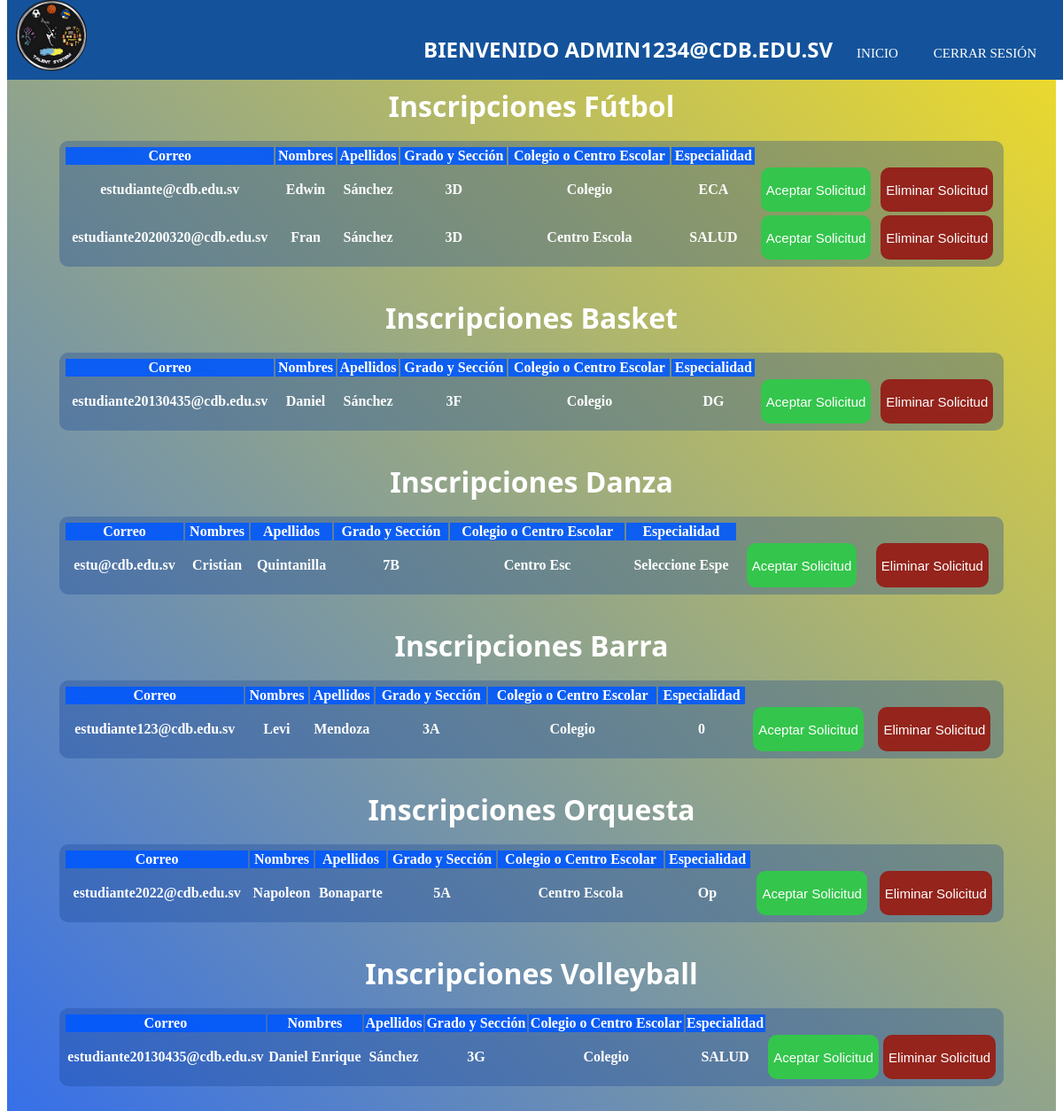
/vista/indexMast.php (signed in), run on the app's committed database.
### tables this page shows
CREATE TABLE `formfut` (
  `correo` varchar(30) NOT NULL,
  `nombres` varchar(20) NOT NULL,
  `apellidos` varchar(20) NOT NULL,
  `gradSec` varchar(5) NOT NULL,
  `colEsc` varchar(13) NOT NULL,
  `especialidad` varchar(15) NOT NULL
);

CREATE TABLE `formbasket` (
  `correo` varchar(30) NOT NULL,
  `nombres` varchar(20) NOT NULL,
  `apellidos` varchar(20) NOT NULL,
  `gradSec` varchar(5) NOT NULL,
  `colEsc` varchar(13) NOT NULL,
  `especialidad` varchar(15) NOT NULL
);

CREATE TABLE `formdanza` (
  `correo` varchar(30) NOT NULL,
  `nombres` varchar(20) NOT NULL,
  `apellidos` varchar(20) NOT NULL,
  `gradSec` varchar(5) NOT NULL,
  `colEsc` varchar(10) NOT NULL,
  `especialidad` varchar(15) NOT NULL
);

CREATE TABLE `formbarra` (
  `correo` varchar(30) NOT NULL,
  `nombres` varchar(20) NOT NULL,
  `apellidos` varchar(20) NOT NULL,
  `gradSec` varchar(5) NOT NULL,
  `colEsc` varchar(13) NOT NULL,
  `especialidad` int(15) NOT NULL
);

CREATE TABLE `formorqst` (
  `correo` varchar(30) NOT NULL,
  `nombres` varchar(20) NOT NULL,
  `apellidos` varchar(20) NOT NULL,
  `gradSec` varchar(5) NOT NULL,
  `colEsc` varchar(13) NOT NULL,
  `especialidad` varchar(15) NOT NULL
);

CREATE TABLE `formvoley` (
  `correo` varchar(30) NOT NULL,
  `nombres` varchar(20) NOT NULL,
  `apellidos` varchar(20) NOT NULL,
  `gradSec` varchar(5) NOT NULL,
  `colEsc` varchar(13) NOT NULL,
  `especialidad` varchar(15) NOT NULL
);

### vista/indexMast.php (the view, shortened to what this page needs)
<?php
    $usuMast = $_SESSION['user'];
    include("../modelo/conect.php");
?>
<!DOCTYPE html>
<html lang="en">
<head>
    <link rel="stylesheet" href="../css/tablas.css">
    <link rel="stylesheet" type="text/css" href="../css/menu2.css">
</head>
<body>
    <header>
    <nav id="menu">
                <img src="../imagenes/LOGO PRIN.png" alt="" class="logo">
                <ul class="lista">
				<li><center><h1>Bienvenido <?php echo "$usuMast" ?></h1></li></center>
                    <li><a class="active" href="#">Inicio</a></li>
          			<li><a href="../controlador/salirMast.php">Cerrar sesión</a></li>
                </ul>
</nav>
</header>
<div id="background">
<div class="container">
    <br><br><br><br><br>
    <table class="table1">
        <thead>
                <center><h1>Inscripciones Fútbol</h1></center>
                <br>
            <tr>
                <th>Correo</th>
                <th>Nombres</th>
                <th>Apellidos</th>
                <th>Grado y Sección</th>
                <th>Colegio o Centro Escolar</th>
                <th>Especialidad</th>
            </tr>
        </thead>
        <tbody>
            <?php
                $sql= "SELECT * FROM formfut";
                $query = mysqli_query ( $conexion,$sql );
                while ($row=mysqli_fetch_array($query) ){
            ?>
            <div class="scroll">
            <tr>
                <th> <?php echo $row ["correo"] ?> </th>
                <th> <?php echo $row ["nombres"] ?> </th>
                <th> <?php echo $row ["apellidos"] ?> </th>
                <th> <?php echo $row ["gradSec"] ?> </th>
                <th> <?php echo $row ["colEsc"] ?> </th>
                <th> <?php echo $row ["especialidad"] ?> </th>
                <th><button class="btn btn-primary" ><a href="../controlador/correoFut.php?correo=<?php echo $row['correo']?>">Aceptar Solicitud</a></button></th>
                <th><button class="btn2 btn-primary"><a href="../controlador/elimFut.php?correo=<?php echo $row['correo']?>">Eliminar Solicitud</a></button></th>
            </tr>
            </div>
             <?php
             }?>
        </tbody>
    </table>
    <br><br>
    <table class="table2">
        <thead>
                <center><h1>Inscripciones Basket</h1></center>
                <br>
            <tr>
                <th>Correo</th>
                <th>Nombres</th>
                <th>Apellidos</th>
                <th>Grado y Sección</th>
                <th>Colegio o Centro Escolar</th>
                <th>Especialidad</th>
            </tr>
        </thead>
        <tbody>
            <?php
                $sql= "SELECT * FROM formbasket";
                $query = mysqli_query ( $conexion,$sql );
                while ($row=mysqli_fetch_array($query) ){
            ?>
            <div class="scroll">
            <tr>
                <th> <?php echo $row ["correo"] ?> </th>
                <th> <?php echo $row ["nombres"] ?> </th>
                <th> <?php echo $row ["apellidos"] ?> </th>
                <th> <?php echo $row ["gradSec"] ?> </th>
                <th> <?php echo $row ["colEsc"] ?> </th>
                <th> <?php echo $row ["especialidad"] ?> </th>
                <th><button class="btn btn-primary"><a href="../controlador/correoBasket.php?correo=<?php echo $row['correo']?>">Aceptar Solicitud</a></button></th>
                <th><button class="btn2 btn-primary"><a href="../controlador/elimbasket.php?correo=<?php echo $row['correo']?>">Eliminar Solicitud</a></button></th>
            </tr>
            </div>
             <?php
             }?>
        </tbody>
    </table>
    <br><br>
    <table class="table3">
        <thead>
                <center><h1>Inscripciones Danza</h1></center>
                <br>
            <tr>
                <th>Correo</th>
                <th>Nombres</th>
                <th>Apellidos</th>
                <th>Grado y Sección</th>
                <th>Colegio o Centro Escolar</th>
                <th>Especialidad</th>
            </tr>
        </thead>
        <tbody>
            <?php
                $sql= "SELECT * FROM formdanza";
                $query = mysqli_query ( $conexion,$sql );
                while ($row=mysqli_fetch_array($query) ){
            ?>
            <div class="scroll">
            <tr>
                <th> <?php echo $row ["correo"] ?> </th>
                <th> <?php echo $row ["nombres"] ?> </th>
                <th> <?php echo $row ["apellidos"] ?> </th>
                <th> <?php echo $row ["gradSec"] ?> </th>
                <th> <?php echo $row ["colEsc"] ?> </th>
                <th> <?php echo $row ["especialidad"] ?> </th>
                <th><button class="btn btn-primary"><a href="../controlador/correoDanza.php?correo=<?php echo $row['correo']?>">Aceptar Solicitud</a></button></th>
                <th><button class="btn2 btn-primary"><a href="../controlador/elimdanza.php?correo=<?php echo $row['correo']?>">Eliminar Solicitud</a></button></th>
            </tr>
            </div>
             <?php
             }?>
        </tbody>
    </table>
    <br><br>
    <table class="table4">
        <thead>
                <center><h1>Inscripciones Barra</h1></center>
                <br>
            <tr>
                <th>Correo</th>
                <th>Nombres</th>
                <th>Apellidos</th>
                <th>Grado y Sección</th>
                <th>Colegio o Centro Escolar</th>
                <th>Especialidad</th>
            </tr>
        </thead>
        <tbody>
            <?php
                $sql= "SELECT * FROM formbarra";
                $query = mysqli_query ( $conexion,$sql );
                while ($row=mysqli_fetch_array($query) ){
            ?>
            <div class="scroll">
            <tr>
                <th> <?php echo $row ["correo"] ?> </th>
                <th> <?php echo $row ["nombres"] ?> </th>
                <th> <?php echo $row ["apellidos"] ?> </th>
                <th> <?php echo $row ["gradSec"] ?> </th>
                <th> <?php echo $row ["colEsc"] ?> </th>
                <th> <?php echo $row ["especialidad"] ?> </th>
                <th><button class="btn btn-primary"><a href="../controlador/correoBarra.php?correo=<?php echo $row['correo']?>">Aceptar Solicitud</a></button></th>
                <th><button class="btn2 btn-primary"><a href="../controlador/elimBarra.php?correo=<?php echo $row['correo']?>">Eliminar Solicitud</a></button></th>
            </tr>
            </div>
             <?php
             }?>
        </tbody>
    </table>
    <br><br>
    <table class="table5">
        <thead>
                <center><h1>Inscripciones Orquesta</h1></center>
                <br>
            <tr>
                <th>Correo</th>
                <th>Nombres</th>
                <th>Apellidos</th>
                <th>Grado y Sección</th>
                <th>Colegio o Centro Escolar</th>
                <th>Especialidad</th>
            </tr>
        </thead>
        <tbody>
            <?php
                $sql= "SELECT * FROM formorqst";
                $query = mysqli_query ( $conexion,$sql );
                while ($row=mysqli_fetch_array($query) ){
            ?>
            <div class="scroll">
            <tr>
                <th> <?php echo $row ["correo"] ?> </th>
                <th> <?php echo $row ["nombres"] ?> </th>
                <th> <?php echo $row ["apellidos"] ?> </th>
                <th> <?php echo $row ["gradSec"] ?> </th>
                <th> <?php echo $row ["colEsc"] ?> </th>
                <th> <?php echo $row ["especialidad"] ?> </th>
                <th><button class="btn btn-primary"><a href="../controlador/correoOrquesta.php?correo=<?php echo $row['correo']?>">Aceptar Solicitud</a></button></th>
                <th><button class="btn2 btn-primary"><a href="../controlador/elimOrqst.php?correo=<?php echo $row['correo']?>">Eliminar Solicitud</a></button></th>
            </tr>
            </div>
             <?php
             }?>
        </tbody>
    </table>
    <br><br>
    <table class="table6">
        <thead>
                <center><h1>Inscripciones Volleyball</h1></center>
                <br>
            <tr>
                <th>Correo</th>
                <th>Nombres</th>
                <th>Apellidos</th>
                <th>Grado y Sección</th>
                <th>Colegio o Centro Escolar</th>
                <th>Especialidad</th>
            </tr>
        </thead>
        <tbody>
            <?php
                $sql= "SELECT * FROM formvoley";
                $query = mysqli_query ( $conexion,$sql );
                while ($row=mysqli_fetch_array($query) ){
            ?>
            <div class="scroll">
            <tr>
                <th> <?php echo $row ["correo"] ?> </th>
                <th> <?php echo $row ["nombres"] ?> </th>
                <th> <?php echo $row ["apellidos"] ?> </th>
                <th> <?php echo $row ["gradSec"] ?> </th>
                <th> <?php echo $row ["colEsc"] ?> </th>
                <th> <?php echo $row ["especialidad"] ?> </th>
                <th><button class="btn btn-primary"><a href="../controlador/correoVoley.php?correo=<?php echo $row['correo']?>">Aceptar Solicitud</a></button></th>
                <th><button class="btn2 btn-primary"><a href="../controlador/elimVoley.php?correo=<?php echo $row['correo']?>">Eliminar Solicitud</a></button></th>
            </tr>
            </div>
             <?php
             }?>
        </tbody>
    </table>
    <br><br>
</div>
</div>
</body>
</html>

### css/tablas.css (style rules this page uses)
#background { width: 100%; height: 100%; background: linear-gradient(45deg,rgba(19, 86, 230, 0.85),rgba(238, 214, 2, 0.85)); }
h1 { justify-content: center; text-align: center; align-items: center; color: white; font-family: 'Segoe UI', Tahoma, Geneva, Verdana, sans-serif; }
thead { background-color: rgba(0, 89, 255, 0.884); }
.table1 { padding-top: 5px; padding-bottom: 5px; padding-left: 5px; padding-right: 5px; width: 90%; height: 100%; background-color: rgba(22, 67, 150, 0.329); margin: auto; color: white; border-radius: 10px; }
.table2 { padding-top: 5px; padding-bottom: 5px; padding-left: 5px; padding-right: 5px; width: 90%; height: 100%; background-color: rgba(22, 67, 150, 0.329); margin: auto; color: white; border-radius: 10px; }
.table3 { padding-top: 5px; padding-bottom: 5px; padding-left: 5px; padding-right: 5px; width: 90%; height: 100%; background-color: rgba(22, 67, 150, 0.329); margin: auto; color: white; border-radius: 10px; }
.table4 { padding-top: 5px; padding-bottom: 5px; padding-left: 5px; padding-right: 5px; width: 90%; height: 100%; background-color: rgba(22, 67, 150, 0.329); margin: auto; color: white; border-radius: 10px; }
.table5 { padding-top: 5px; padding-bottom: 5px; padding-left: 5px; padding-right: 5px; width: 90%; height: 100%; background-color: rgba(22, 67, 150, 0.329); margin: auto; color: white; border-radius: 10px; }
.table6 { padding-top: 5px; padding-bottom: 5px; padding-left: 5px; padding-right: 5px; width: 90%; height: 100%; background-color: rgba(22, 67, 150, 0.329); margin: auto; color: white; border-radius: 10px; }
.btn { min-height: 3.125rem; font-weight: 60; background-color: rgb(52, 197, 76); text-decoration: none; text-decoration-line: none; border-radius: 10px; border: 0px solid }
.btn2 { min-height: 3.125rem; font-weight: 60; background-color: rgb(148, 36, 28); text-decoration: none; text-decoration-line: none; border-radius: 10px; border: 0px solid; }
a { text-decoration: none; color:white; font-size:15px; }
.scroll { overflow-y: scroll; }
th { margin-left: 4px; }

### css/menu2.css (style rules this page uses)
#menu { width: 100%; height: 90px; position: fixed ; background-color: #14539b; top: 0; z-index: 1; text-transform: uppercase; }
h1 { display: inline; }
li h1 { color: #fff; }
.logo { height: 80px; font-weight: bold; padding: 0 10px; line-height: 80px; float: left; }
.lista { float: right; margin-right: 20px; }
.lista li { display: inline-block; line-height: 80px; margin: 0 5px ; }
.lista li a { text-decoration: none; color: #fff; padding: 7px 13px; border-radius: 3px; }
.active { background-color: #14539b; border-radius: 5px; }

### data on the page
formfut: correo "estudiante@cdb.edu.sv", nombres "Edwin", apellidos "Sánchez", gradSec "3D", colEsc "Colegio", especialidad "ECA"
formfut: correo "estudiante20200320@cdb.edu.sv", nombres "Fran", apellidos "Sánchez", gradSec "3D", colEsc "Centro Escola", especialidad "SALUD"
formbasket: correo "estudiante20130435@cdb.edu.sv", nombres "Daniel", apellidos "Sánchez", gradSec "3F", colEsc "Colegio", especialidad "DG"
formdanza: correo "estu@cdb.edu.sv", nombres "Cristian", apellidos "Quintanilla", gradSec "7B", colEsc "Centro Esc", especialidad "Seleccione Espe"
formbarra: correo "estudiante123@cdb.edu.sv", nombres "Levi", apellidos "Mendoza", gradSec "3A", colEsc "Colegio", especialidad "0"
formorqst: correo "estudiante2022@cdb.edu.sv", nombres "Napoleon", apellidos "Bonaparte", gradSec "5A", colEsc "Centro Escola", especialidad "Op"
formvoley: correo "estudiante20130435@cdb.edu.sv", nombres "Daniel Enrique", apellidos "Sánchez", gradSec "3G", colEsc "Colegio", especialidad "SALUD"

### other printed values
$usuMast "ADMIN1234@CDB.EDU.SV"
